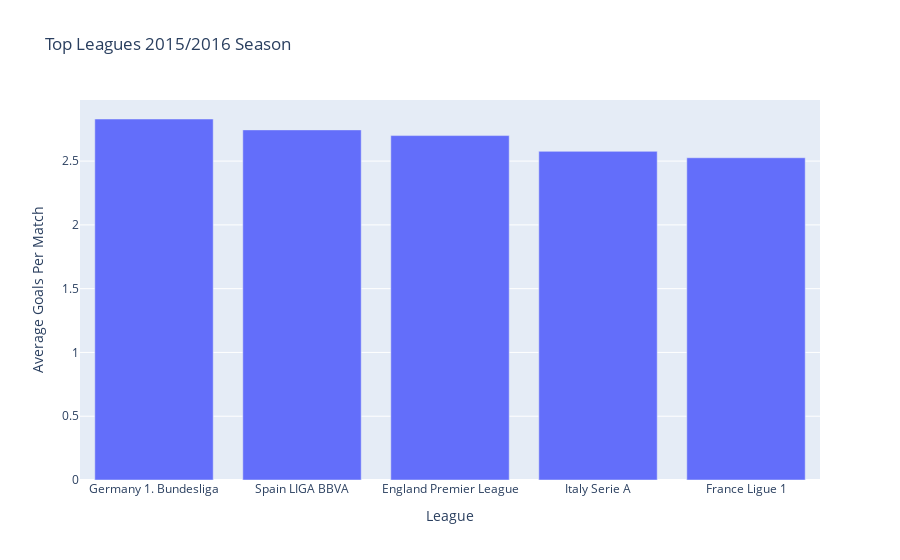

This figure's notebook cell:
### Code cell
season_15_16 = season_15_16.sort_values(['avg_goals_per_match'], ascending=False)[['league_name','avg_goals_per_match','avg_home_goals','avg_away_goals']].copy()
fig = px.bar(season_15_16 , x='league_name' , y='avg_goals_per_match', title='Top Leagues 2015/2016 Season')
fig.update_xaxes(title_text='League')
fig.update_yaxes(title_text='Average Goals Per Match')

fig.show()

### Figure 1 — Plotly figure (JSON) as saved in the notebook; plotly's stock layout.template omitted (floating-point values rounded to 4 significant figures)
{"data": [{"alignmentgroup": "True", "hovertemplate": "league_name=%{x}<br>avg_goals_per_match=%{y}<extra></extra>", "legendgroup": "", "marker": {"color": "#636efa", "pattern": {"shape": ""}}, "name": "", "offsetgroup": "", "orientation": "v", "showlegend": false, "textposition": "auto", "type": "bar", "x": ["Germany 1. Bundesliga", "Spain LIGA BBVA", "England Premier League", "Italy Serie A", "France Ligue 1"], "xaxis": "x", "y": [2.83, 2.745, 2.7, 2.576, 2.526], "yaxis": "y"}], "layout": {"barmode": "relative", "legend": {"tracegroupgap": 0}, "title": {"text": "Top Leagues 2015/2016 Season"}, "xaxis": {"anchor": "y", "domain": [0, 1], "title": {"text": "League"}}, "yaxis": {"anchor": "x", "domain": [0, 1], "title": {"text": "Average Goals Per Match"}}}}
